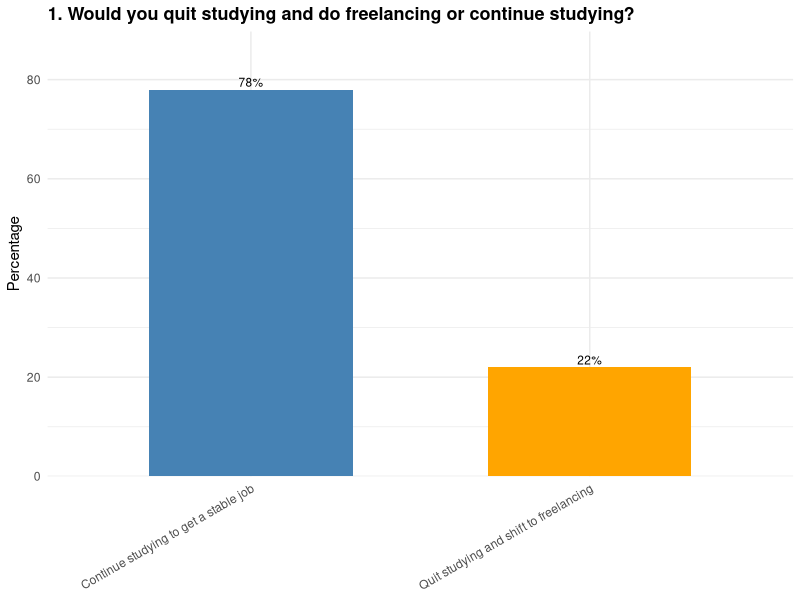
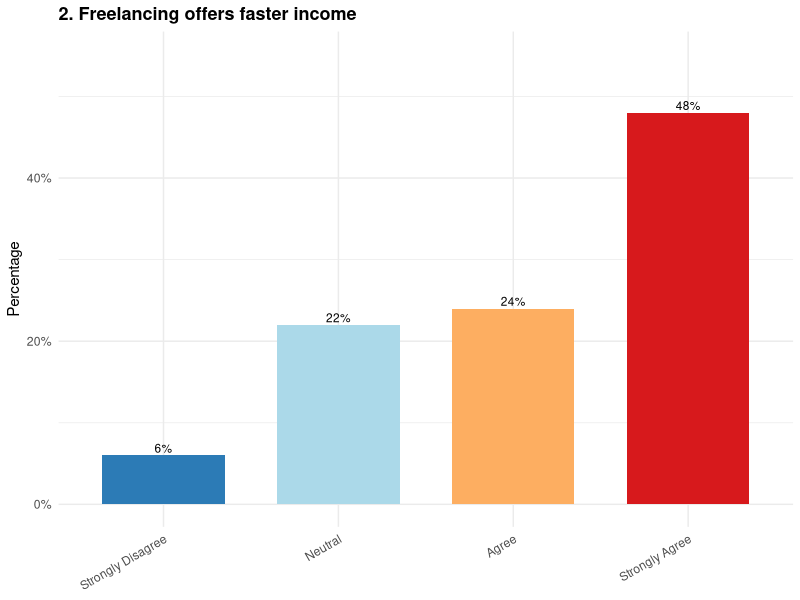
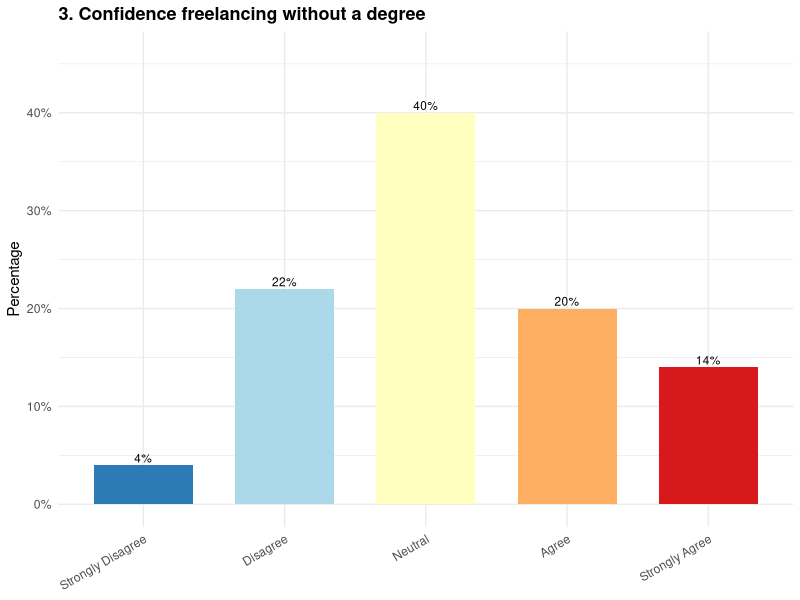
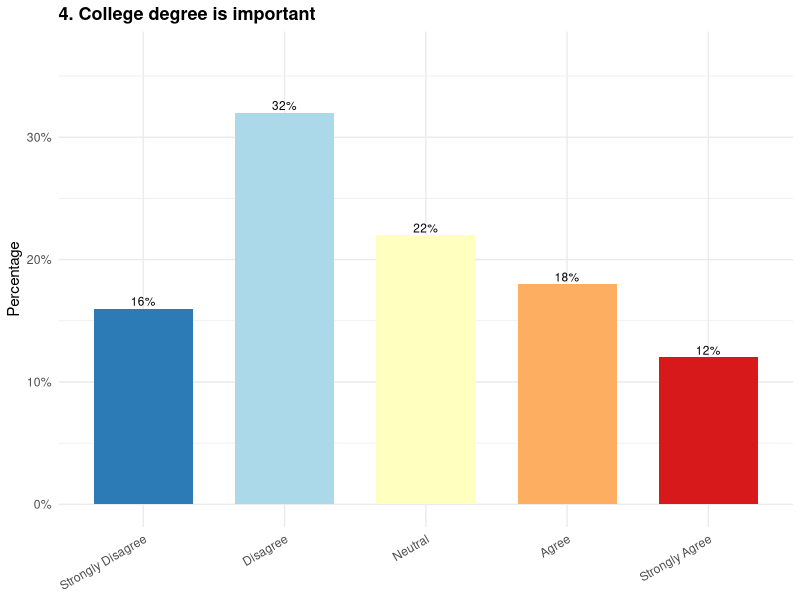
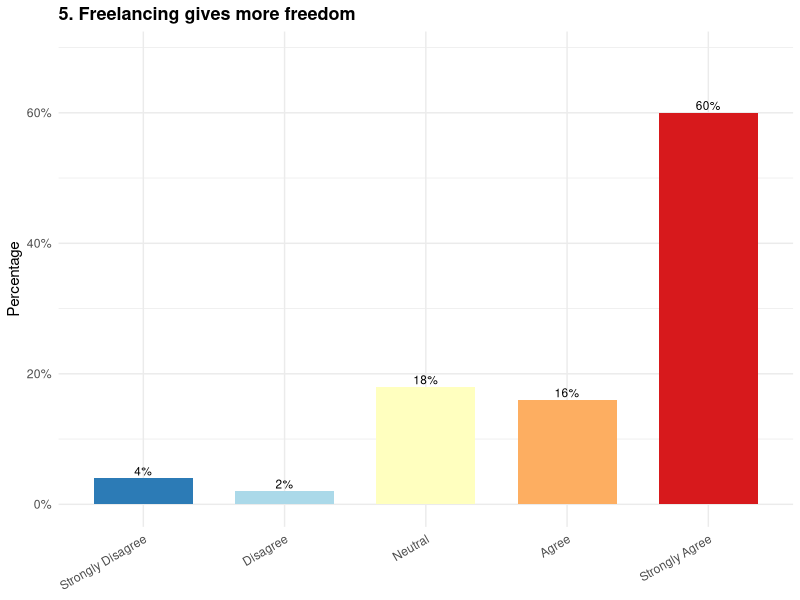
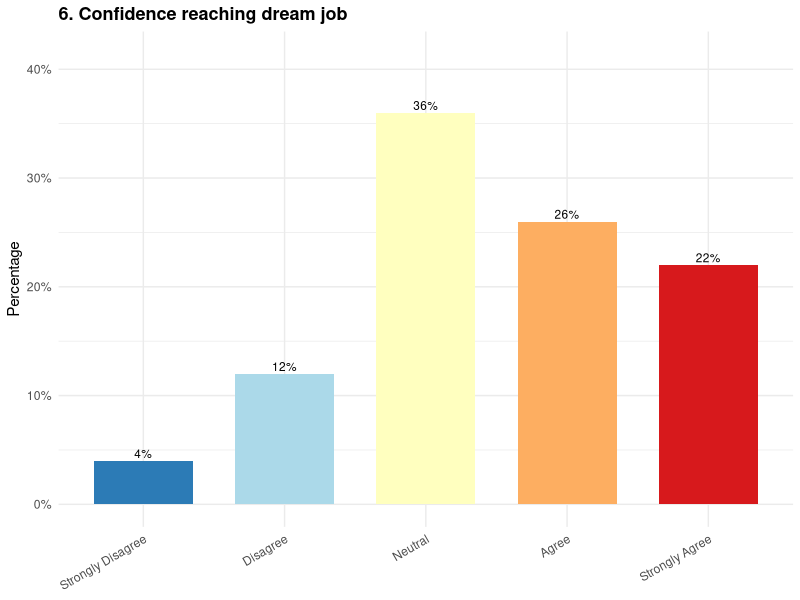
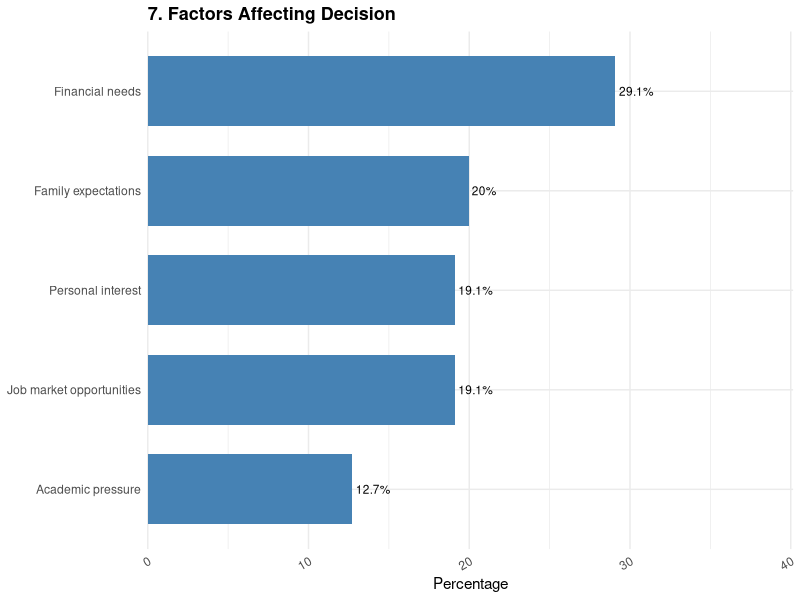
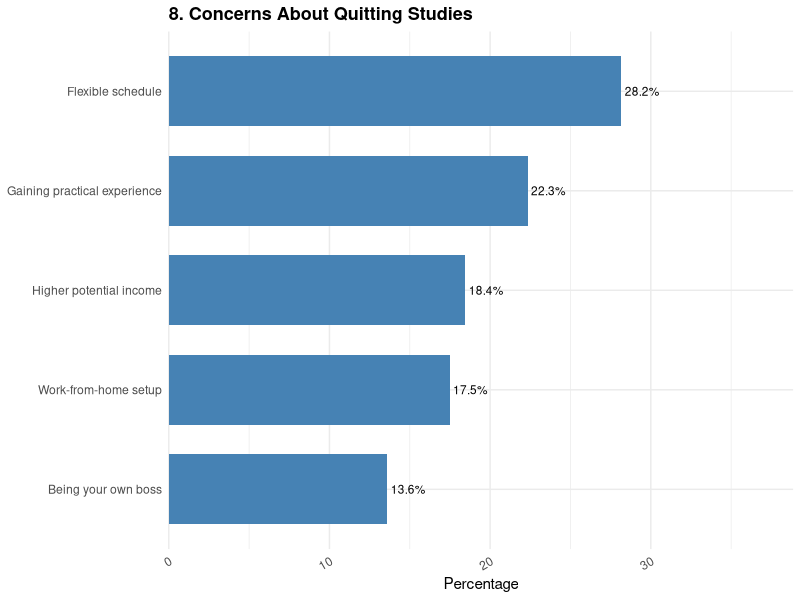

Write R code to recreate these figures, in order.
## ---- chunk 1
knitr::opts_chunk$set(
  echo = FALSE,
  message = FALSE,
  warning = FALSE,
  fig.align = "center",
  fig.width = 7,
  fig.height = 5,
  out.width = "100%"
)
## ---- chunk 2
library(tidyverse)
library(ggplot2)
library(scales)
library(forcats)
library(readxl)
## ---- chunk 3
survey_xlsx <- read_excel("survey_data.xlsx")
survey_data <- as.data.frame(survey_xlsx)
## ---- chunk 4
clean_names <- function(names) {
  names <- gsub("\\.", "_", names)
  names <- gsub(" ", "_", names)
  names <- gsub("__", "_", names)
  names <- gsub("_$", "", names)
  return(names)
}
colnames(survey_data) <- clean_names(colnames(survey_data))
## ---- chunk 5
likert_columns <- 8:13
names(likert_columns) <- c(
  "Continuing_studies_better_long_term",
  "Freelancing_faster_income",
  "Confident_freelancer_without_degree",
  "College_degree_important",
  "Freelancing_more_freedom",
  "Confident_reaching_dream_job"
)

for (i in seq_along(likert_columns)) {
  survey_data[[names(likert_columns)[i]]] <- factor(
    survey_data[[likert_columns[i]]],
    levels = 1:5,
    labels = c("Strongly Disagree", "Disagree", "Neutral", "Agree", "Strongly Agree"),
    ordered = TRUE
  )
}
## ---- chunk 6
question_col <- grep("quit_studying.*freelancing.*continue", colnames(survey_data), value = TRUE)[1]

plot_single_choice <- function(column, title, fill_colors = c("steelblue", "orange")) {
  df <- survey_data %>%
    filter(!is.na(.data[[column]])) %>%
    count(.data[[column]]) %>%
    mutate(percentage = n / sum(n) * 100)
  
  ggplot(df, aes(x = .data[[column]], y = percentage, fill = .data[[column]])) +
    geom_bar(stat = "identity", width = 0.6) +
    geom_text(aes(label = paste0(round(percentage,1), "%")), vjust = -0.3, size = 3) +
    scale_fill_manual(values = fill_colors) +
    scale_y_continuous(expand = expansion(mult = c(0,0.15))) +
    labs(title = title, x = NULL, y = "Percentage") +
    base_theme +
    theme(legend.position = "none")
}


base_theme <- theme_minimal(base_size = 11) +
  theme(
    plot.title = element_text(size = 13, face = "bold"),
    axis.text.x = element_text(angle = 30, hjust = 1),
    plot.margin = margin(5, 5, 5, 5)
  )


print(plot_single_choice(question_col, "1. Would you quit studying and do freelancing or continue studying?"))

## ---- chunk 7
base_theme <- theme_minimal(base_size = 11) +
  theme(
    plot.title = element_text(size = 13, face = "bold"),
    axis.text.x = element_text(angle = 30, hjust = 1),
    plot.margin = margin(5, 5, 5, 5)
  )

create_likert_chart <- function(question_data, title) {
  summary <- data.frame(Response = question_data) %>%
    filter(!is.na(Response)) %>%
    count(Response) %>%
    mutate(percentage = n / sum(n) * 100)

  ggplot(summary, aes(Response, percentage, fill = Response)) +
    geom_bar(stat = "identity", width = 0.7) +
    geom_text(
      aes(label = paste0(round(percentage,1), "%")),
      vjust = -0.3,
      size = 3
    ) +
    scale_y_continuous(
      labels = percent_format(scale = 1),
      limits = c(0, max(summary$percentage) * 1.15)
    ) +
    scale_fill_brewer(palette = "RdYlBu", direction = -1) +
    labs(title = title, x = NULL, y = "Percentage") +
    base_theme +
    theme(legend.position = "none")
}
## ---- chunk 8
likert_titles <- c(
  "2. Freelancing offers faster income",
  "3. Confidence freelancing without a degree",
  "4. College degree is important",
  "5. Freelancing gives more freedom",
  "6. Confidence reaching dream job"
)
## ---- chunk 9
p_q2 <- create_likert_chart(survey_data$Freelancing_faster_income, 
                            "2. Freelancing offers faster income")
print(p_q2)
## ---- chunk 10
p_q3 <- create_likert_chart(survey_data$Confident_freelancer_without_degree, 
                            "3. Confidence freelancing without a degree")
print(p_q3)
## ---- chunk 11
p_q4 <- create_likert_chart(survey_data$College_degree_important, 
                            "4. College degree is important")
print(p_q4)
## ---- chunk 12
p_q5 <- create_likert_chart(survey_data$Freelancing_more_freedom, 
                            "5. Freelancing gives more freedom")
print(p_q5)
## ---- chunk 13
p_q6 <- create_likert_chart(survey_data$Confident_reaching_dream_job, 
                            "6. Confidence reaching dream job")
print(p_q6)
## ---- chunk 14
mc_columns <- 15:18
names(mc_columns) <- c(
  "Factors_affecting_decision",
  "Concerns_quitting_studies",
  "Benefits_freelancing",
  "Motivations_continue_studying"
)

process_multiple_choice <- function(column_name, title) {
  if (!column_name %in% colnames(survey_data)) {
    cat(paste("Column", column_name, "not found.\n"))
    return(NULL)
  }
  
  column_data <- survey_data[[column_name]]
  
  all_choices <- character()
  
  for (response in as.character(column_data)) {
    if (!is.na(response) && response != "") {
      split_choices <- unlist(strsplit(response, ",\\s*"))
      all_choices <- c(all_choices, split_choices)
    }
  }
  
  if (length(all_choices) == 0) {
    cat(paste("No data for", title, "\n"))
    return(NULL)
  }
  
  summary_df <- data.frame(Choice = all_choices) %>%
    filter(Choice != "") %>%
    count(Choice) %>%
    mutate(percentage = n / sum(n) * 100) %>%
    arrange(desc(n))
  
  p <- ggplot(summary_df, aes(x = reorder(Choice, n), y = percentage)) +
    geom_bar(stat = "identity", fill = "steelblue", width = 0.7) +
    geom_text(
      aes(label = paste0(round(percentage, 1), "%")),
      hjust = -0.1,
      size = 3
    ) +
    coord_flip(clip = "off") +
    scale_y_continuous(
      expand = expansion(mult = c(0, 0.15)),
      limits = c(0, max(summary_df$percentage) * 1.2)
    ) +
    labs(title = title, x = NULL, y = "Percentage") +
    base_theme
  
  return(p)
}

mc_titles <- c(
  "7. Factors Affecting Decision",
  "8. Concerns About Quitting Studies",
  "9. Benefits of Freelancing",
  "10. Motivations to Continue Studying"
)
## ---- chunk 15
mc_column_names <- colnames(survey_data)[mc_columns]

if (1 <= length(mc_column_names)) {
  p7 <- process_multiple_choice(mc_column_names[1], mc_titles[1])
  if (!is.null(p7)) {
    print(p7)
  }
}
## ---- chunk 16
if (2 <= length(mc_column_names)) {
  p8 <- process_multiple_choice(mc_column_names[2], mc_titles[2])
  if (!is.null(p8)) {
    print(p8)
  }
}
## ---- chunk 17
# Graph 9: Benefits of Freelancing
if (3 <= length(mc_column_names)) {
  p9 <- process_multiple_choice(mc_column_names[3], mc_titles[3])
  if (!is.null(p9)) {
    print(p9)
  }
}
## ---- chunk 18
# Graph 10: Motivations to Continue Studying
if (4 <= length(mc_column_names)) {
  p10 <- process_multiple_choice(mc_column_names[4], mc_titles[4])
  if (!is.null(p10)) {
    print(p10)
  }
}
## ---- chunk 19
question11_col <- grep("stable.*income", colnames(survey_data), value = TRUE)[1]
question12_col <- grep("mental.*well", colnames(survey_data), value = TRUE)[1]

plot_yesno <- function(column, title, fill_color) {
  df <- survey_data %>%
    filter(!is.na(.data[[column]])) %>%
    count(.data[[column]]) %>%
    mutate(percentage = n/sum(n)*100)

  ggplot(df, aes(as.factor(.data[[column]]), percentage)) +
    geom_bar(stat = "identity", fill = fill_color, width = 0.6) +
    geom_text(
      aes(label = paste0(round(percentage,1), "%")),
      vjust = -0.3,
      size = 3
    ) +
    scale_y_continuous(expand = expansion(mult = c(0, 0.15))) +
    labs(title = title, x = NULL, y = "Percentage") +
    base_theme
}
## ---- chunk 20
print(plot_yesno(
  question11_col,
  "11. Quit studying if freelancing guaranteed income?",
  "darkgreen"
))
## ---- chunk 21
print(plot_yesno(
  question12_col,
  "12. Continue studying if jobs care about well-being?",
  "purple"
))
## ---- chunk 22
if ("Gender" %in% colnames(survey_data)) {
  p_gender <- ggplot(survey_data, aes(Gender)) +
    geom_bar(fill = "coral", width = 0.6) +
    labs(title = "Gender Distribution", x = NULL, y = "Count") +
    base_theme 
    
  print(p_gender)
}
## ---- chunk 23

if ("Age" %in% colnames(survey_data)) {
  survey_data$Age <- as.numeric(survey_data$Age)

  p_age <- ggplot(survey_data, aes(Age)) +
    geom_histogram(binwidth = 1, fill = "lightblue", color = "black") +
    labs(title = "Age Distribution", x = "Age", y = "Count") +
    base_theme 
    
  print(p_age)
}
